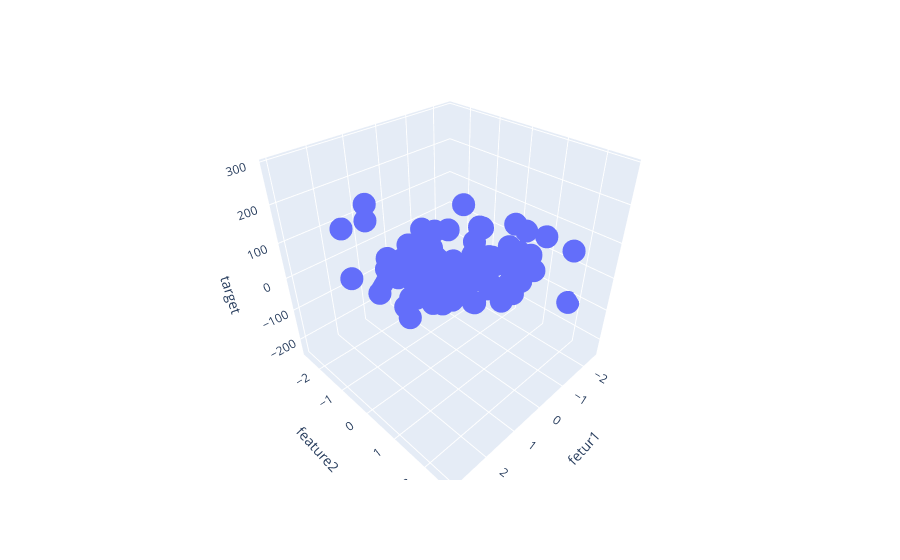

Notebook source saved alongside this figure:
### Code cell
px.scatter_3d(df, x = "fetur1", y = "feature2", z = "target")
